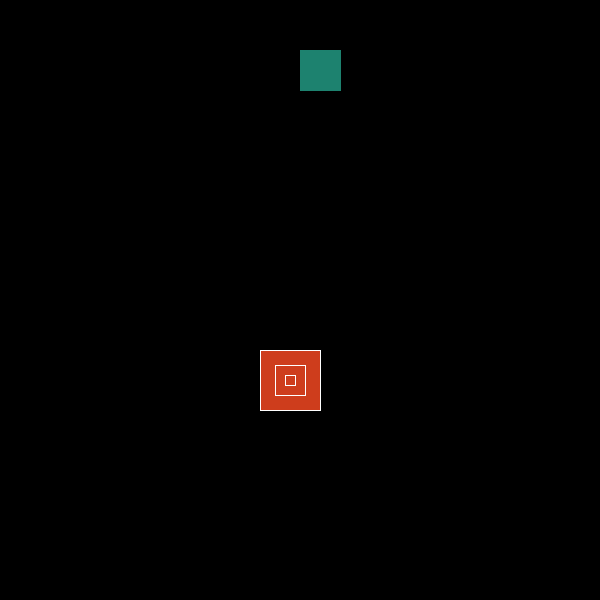
Frame 1 (no input)
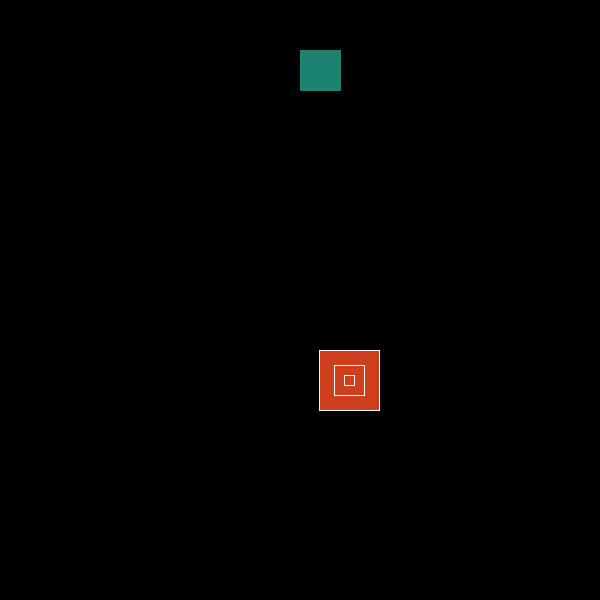
Frame 60 (the mouse pressed at the canvas centre just before this capture)
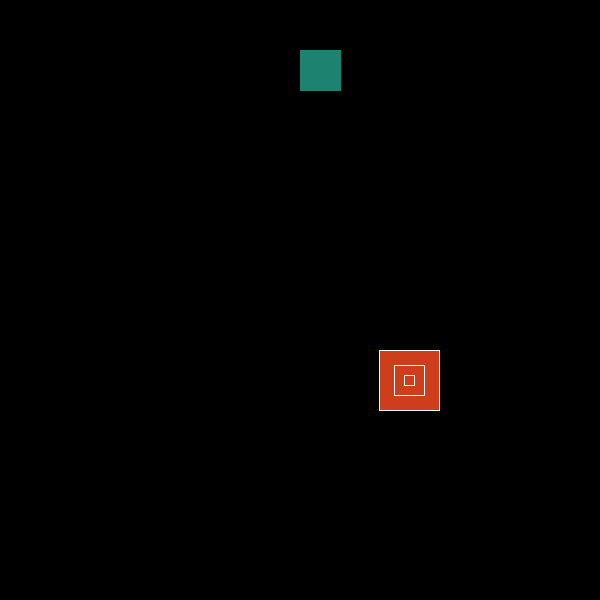
Frame 120 (the mouse held since frame 60 and released just before this capture)

The Processing sketch that drew these frames (run headless with seeded random() and noise(); from frame 60 on, the mouse is pressed at the canvas centre):

// Processing sketch: SimpleGame
// ── SimpleGame.pde
float rectX = 300, rectY = 50, rectW = 40, rectH = 40;
float targetX = 260, targetY = 350, targetW = 60, targetH = 60, targetV = 1;
float targetX1 = targetX + targetW/4, targetY1 = targetY + targetW/4, 
  targetW1 = 30, targetH1 = 30;
float targetX2 = 285, targetY2 = 375, targetW2 = 10, targetH2 = 10;

void setup() {
  size(600, 600);
}

void draw() {
  background(0);
  // Player
  fill(29, 130, 111);
  stroke(29, 130, 111);
  rect(rectX, rectY, rectW, rectH);

  // Target
  fill(206, 61, 28);
  stroke(255);
  rect(targetX, targetY, targetW, targetH);
  rect(targetX1, targetY1, targetW1, targetH1);
  rect(targetX2, targetY2, targetW2, targetH2);

  targetX = targetX + targetV;
  targetX1 = targetX1 + targetV;
  targetX2 = targetX2 + targetV;

  // Target Moves and Checks for Edges
  if (targetX > width - targetW) {
    targetV *= -1;
  }
  if (targetX < 0) {
    targetV *= -1;
  }

  // Target is Touched
  if (rectY <= targetY + targetH && rectY >= targetY - rectH 
    && rectX >= targetX - rectW && rectX <= targetX + targetW) {
    fill(22, 163, 125);
    textSize(30);
    text("Game Over", width/2, height/2);
    noLoop();
  }
}

// Keys make players move
void keyPressed() { 
  if (key == 'w' || key == 'W') {
    rectY = rectY - 5;
  } else if (key == 'a' || key == 'A') {
    rectX = rectX - 5;
  } else if (key == 'd' || key == 'D') {
    rectX = rectX + 5;
  } else if (key == 's' || key == 'S') {
    rectY = rectY + 5;
  } else if (key == CODED) {
    if (keyCode == UP) {
      rectY = rectY - 5;
    } else if (keyCode == LEFT) {
      rectX = rectX - 5;
    } else if (keyCode == RIGHT) {
      rectX = rectX + 5;
    } else if (keyCode == DOWN) {
      rectY = rectY + 5;
    }
  }
}
